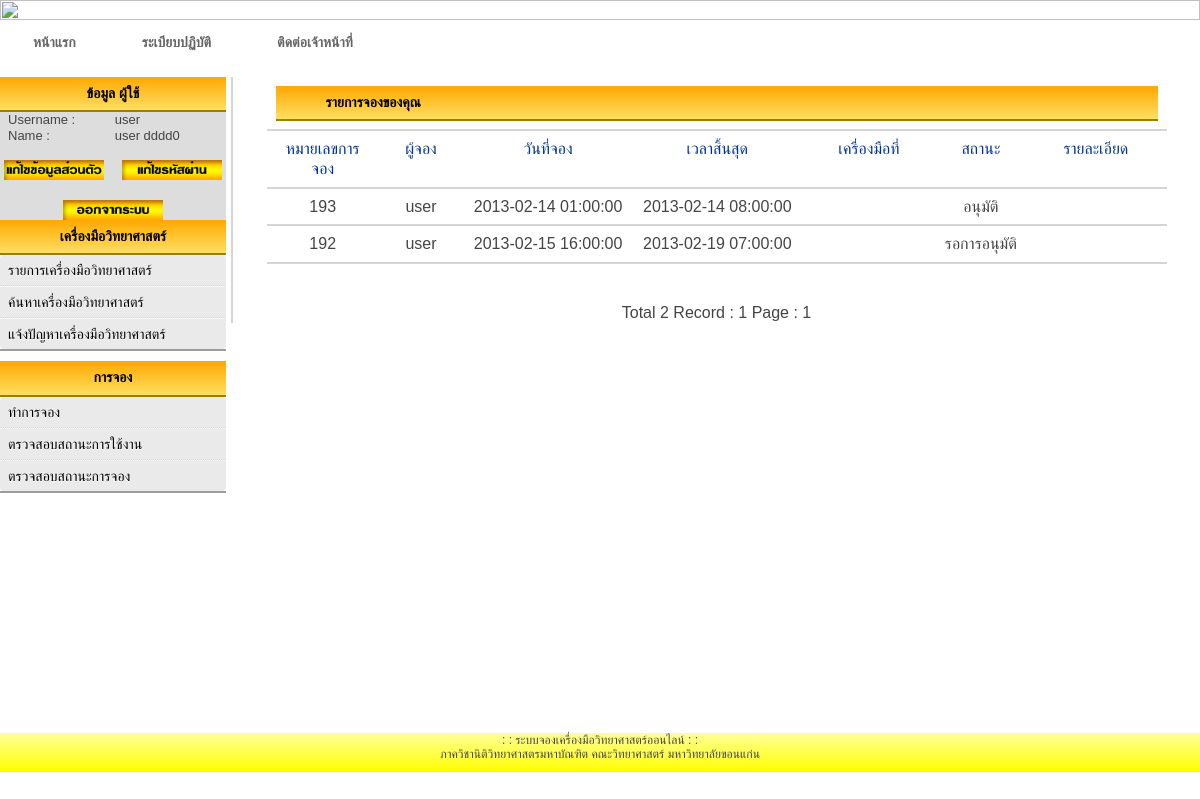
The page /user/CheckReserve-Au.php (signed in) on the database its author committed.
### tables this page shows
CREATE TABLE IF NOT EXISTS `reserve` (
  `ID` int(20) NOT NULL AUTO_INCREMENT,
  `Description` longtext NOT NULL,
  `user_id` varchar(10) NOT NULL,
  `DurableArticleSetId` varchar(20) NOT NULL,
  `status` varchar(255) NOT NULL DEFAULT 'pending' COMMENT 'status: pending, checking, approved, non-approved',
  `Date` datetime NOT NULL,
  `end_date` datetime NOT NULL,
  `group_id` int(11) NOT NULL,
  `show` tinyint(1) NOT NULL DEFAULT '1',
  `TimeAdd` timestamp NOT NULL DEFAULT CURRENT_TIMESTAMP,
  PRIMARY KEY (`ID`)
);

CREATE TABLE IF NOT EXISTS `user` (
  `UserId` int(5) NOT NULL AUTO_INCREMENT,
  `UserName` varchar(50) NOT NULL,
  `Password` varchar(20) NOT NULL,
  `UserFullname` varchar(50) NOT NULL,
  `UserSex` varchar(5) NOT NULL,
  `UserAddress` varchar(150) NOT NULL,
  `UserPhone` varchar(11) NOT NULL,
  `UserEmail` varchar(150) NOT NULL,
  `UserSSID` varchar(13) NOT NULL,
  `UserStatus` varchar(20) NOT NULL DEFAULT 'user' COMMENT 'status: user, ADMIN, authority, authority-apply',
  `Active` varchar(10) NOT NULL DEFAULT 'No' COMMENT 'Active : Yes,No,NoApply',
  `Detail` varchar(300) NOT NULL,
  `FacultyId` varchar(10) NOT NULL,
  `DepartmentId` varchar(10) NOT NULL,
  `BranchId` varchar(10) NOT NULL,
  PRIMARY KEY (`UserId`),
  UNIQUE KEY `UserName` (`UserName`)
);

### user/CheckReserve-Au.php (the view, shortened to what this page needs)
<html>
<head>
<link href="table1.css" rel="stylesheet" type="text/css">
<link href="styles_menu.css" rel="stylesheet" type="text/css">
<link href="text1.css" rel="stylesheet" type="text/css" />
<link href="styles_head.css" rel="stylesheet" type="text/css">
<link rel="stylesheet" href="style.css" />
<link href="smooth-php-cal.css" rel="stylesheet" />
</head>
<body>
<table width="100%" border="0" BORDERCOLOR="CCCCCC"align="center" cellpadding="0" cellspacing="0" >
  <tr>
    <th colspan="3" scope="col"><img src="images/header.bmp" width="100%" height="100%" /></th>
  </tr>
<?php include('headbar.php'); ?>
  <tr>
    <td width="1%" BGCOLOR="#FFFF99" style="color:#330000">    <div id="menu_bar">	<center>ข้อมูล ผู้ใช้</center></div></td>
 <td width="900" rowspan="8" align="center" valign="top">   <div id="content">
<?php
$strSQL = "SELECT * FROM reserve WHERE user_id = '".$_SESSION['UserId']."' ";
$objQuery = mysql_query($strSQL) or die ("Error Query [".$strSQL."]");
$Num_Rows = mysql_num_rows($objQuery);
$Per_Page = 10;
$Page = $_GET["Page"];
if(!$_GET["Page"])
{
	$Page=1;
}
$Page_Start = (($Per_Page*$Page)-$Per_Page);
if($Num_Rows<=$Per_Page)
{
	$Num_Pages =1;
}
$strSQL .=" order  by group_id DESC LIMIT $Page_Start , $Per_Page";
$objQuery  = mysql_query($strSQL);
?>
<table width="900" border="0"  id="box-table-a">
  <tr>
<td colspan="9"> <div id="head_content">
	  รายการจองของคุณ </div></td>
</tr>
  <tr>
    <th width="190"> <div align="center">หมายเลขการจอง </div></th>
    <th width="150"> <div align="center">ผู้จอง </div></th>
    <th width="350"> <div align="center">วันที่จอง </div></th>
    <th width="350"> <div align="center">เวลาสิ้นสุด </div></th>
    <th width="300"> <div align="center">เครื่องมือที่ </div></th>
	    <th width="150"> <div align="center">สถานะ </div></th>
    <th width="300"> <div align="center">รายละเอียด </div></th
  </tr>
<?php
while($objResult = mysql_fetch_array($objQuery))
{
?>
  <tr>
    <td><div align="center"><?php echo $objResult["ID"];?></div></td>
<?php
$facid = $objResult["user_id"];
	$strSQL2 = "SELECT UserName FROM user WHERE UserId =' ".$facid." ' ";
	$objQuery2 = mysql_query($strSQL2) or die ("Error Query [".$strSQL2."]");
	while($objResult2 = mysql_fetch_array($objQuery2))
	{
	?>
		<td><div align="center"><?php echo $objResult2["UserName"];?></div></td>
<?php
	}
	?>
    <td align="center"><?php echo$objResult["Date"];?></td>
    <td><div align="center"><?php echo $objResult["end_date"];?></div></td>
    <td align="center">
	</td>
	    <td align="center">
             <?php if($objResult['status'] == 'pending') {echo รอการอนุมัติ ;} else
			 if($objResult['status'] == 'approved') { echo อนุมัติ ; } else
            if($objResult['status'] == 'reject') echo ไม่อนุมัติ;
              ?>
		</td>
</td>
    <td align="left">
	</td>
  </tr>
<?php
}
?>
</table>
<br><br>
Total <?php echo $Num_Rows;?> Record : <?php echo $Num_Pages;?> Page :
<?php
for($i=1; $i<=$Num_Pages; $i++){
	if($i != $Page)
	{
		echo "[ <a href='$_SERVER[SCRIPT_NAME]?Page=$i'>$i</a> ]";
	}
	else
	{
		echo "<b> $i </b>";
	}
}
?>
<tr>
    <td BGCOLOR="DDDDDD"><center><form name="form1" method="post" action="../check_login.php">
  <table border="0" style="width: 210px">
    <?php
	$strSQL = "SELECT * FROM user WHERE UserId = '".$_SESSION['UserId']."' ";
	$objQuery = mysql_query($strSQL);
	$objResult = mysql_fetch_array($objQuery);
?>
<?php include('userbuttom.php'); ?>
</body>
</html>

### user/userbuttom.php
  <tbody>
      <tr  >
        <td><FONT SIZE="2" COLOR="">Username :</FONT></td>
        <td><FONT SIZE="2" COLOR=""><?php echo $objResult["UserName"];?></FONT>
        </td>
      </tr>
      <tr>
        <td><FONT SIZE="2" COLOR="">Name : </FONT></td>
        <td><FONT SIZE="2" COLOR=""><?php echo $objResult["UserFullname"];?></FONT>
        </td>
      </tr>
    </tbody>
  </table><br>
<a href="edit_profile.php"><IMG SRC="../images/edit_profile.png" WIDTH="100" HEIGHT="20" BORDER="0" ALT=""></a> &nbsp; &nbsp;
<a href="edit_password.php"><IMG SRC="../images/password.png" WIDTH="100" HEIGHT="20" BORDER="0" ALT=""></a>
<br><br>
<a href="logout.php"><IMG SRC="../images/logout.png" WIDTH="100" HEIGHT="20" BORDER="0" ALT=""></a>
<br>
</form></td>
  </tr>

### user/table1.css (style rules this page uses)
body { line-height: 1.6em; }
#box-table-a { font-size: 16px; text-align: left; border-collapse: collapse; }
#box-table-a th { font-size: 16px; font-weight: normal; padding: 8px; border-top: 2px solid #ff9900; border-bottom: 2px solid #d5d5d5; color: #039; }
#box-table-a td { padding: 8px; color: #black; border-top: 1px solid transparent; border-right: 1px solid transparent; border-left: 1px solid transparent; border-bottom: 2px solid #d5d5d5; }

### user/text1.css (style rules this page uses)
body { margin-left: 0px; margin-top: 0px; margin-right: 0px; margin-bottom: 0px; background: white; text-align: center; margin:auto; clear: both; <body topmargin="0" leftmargin="0" rightmargin="0" > }
a:link { color: #000; }
#content { margin:0 0 0 5; clear: both; font-size: 16px; border-left: 2px solid #d5d5d5; padding: 8 8 8 8 px; }
#menu_bar { background: -webkit-gradient(linear, left top, left bottom, from(#ffa801), to(#fedf61)); font-size: 14px; font-weight: bold; padding: 8px; border-bottom: solid 2px #9c7e04; color:#000; }
#head_content { background: -webkit-gradient(linear, left top, left bottom, from(#ffa801), to(#fedf61)); font-size: 14px; font-weight: bold; padding: 8 10 8 50px; border-bottom: solid 2px #9c7e04; color:#000; }

### user/style.css (style rules this page uses)
html, body, div, span, object, iframe, h1, h2, h3, h4, h5, h6, p, blockquote, pre, abbr, address, cite, code, del, dfn, em, img, ins, kbd, q, samp, small, strong, sub, sup, var, b, i, dl, dt, dd, ol, ul, li, fieldset, form, label, legend, table, caption, tbody, tfoot, thead, tr, th, td, article, aside, canvas, details, figcaption, figure, footer, header, hgroup, menu, nav, section, summary, time, mark, audio, video { margin: 0; padding: 0; font-size: 100%; font: inherit; vertical-align: baseline; }
table { border-collapse: collapse; border-spacing: 0; }
body { font:13px/1.231 sans-serif; *font-size:small; }
html { overflow-y: scroll; }
strong, th { font-weight: bold; }
td { vertical-align: top; }
a:link { -webkit-tap-highlight-color: #FF5E99; }
body, select, input, textarea { color: #444; }

### user/smooth-php-cal.css (style rules this page uses)
* { padding : 0; margin : 0; }

### user/CheckReserve-Au.php (style rules this page uses)
a { text-decoration:none; }

### rows shown on the page
reserve: ID "193", Date "2013-02-14 01:00:00", end_date "2013-02-14 08:00:00"
user: UserName "user", UserFullname "user dddd0"
reserve: ID "192", Date "2013-02-15 16:00:00", end_date "2013-02-19 07:00:00"

### other values the page prints
$Num_Rows "2"
$Num_Pages "1"
